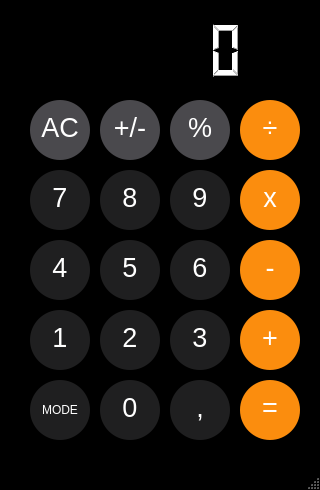
<?xml version="1.0" encoding="UTF-8"?>
<ui version="4.0">
 <class>MainWindow</class>
 <widget class="QMainWindow" name="MainWindow">
  <property name="geometry">
   <rect>
    <x>0</x>
    <y>0</y>
    <width>320</width>
    <height>490</height>
   </rect>
  </property>
  <property name="sizePolicy">
   <sizepolicy hsizetype="Fixed" vsizetype="Fixed">
    <horstretch>0</horstretch>
    <verstretch>0</verstretch>
   </sizepolicy>
  </property>
  <property name="minimumSize">
   <size>
    <width>320</width>
    <height>490</height>
   </size>
  </property>
  <property name="maximumSize">
   <size>
    <width>320</width>
    <height>490</height>
   </size>
  </property>
  <property name="cursor">
   <cursorShape>ArrowCursor</cursorShape>
  </property>
  <property name="windowTitle">
   <string>MainWindow</string>
  </property>
  <property name="windowIcon">
   <iconset>
    <normaloff>../icon.png</normaloff>../icon.png</iconset>
  </property>
  <property name="styleSheet">
   <string notr="true">QMainWindow {
background-color:rgb(0, 0, 0);
color:rgb(0,0,0);
}
</string>
  </property>
  <widget class="QWidget" name="centralwidget">
   <widget class="QWidget" name="gridLayoutWidget">
    <property name="geometry">
     <rect>
      <x>20</x>
      <y>100</y>
      <width>291</width>
      <height>342</height>
     </rect>
    </property>
    <layout class="QGridLayout" name="gridLayout">
     <property name="horizontalSpacing">
      <number>0</number>
     </property>
     <property name="verticalSpacing">
      <number>10</number>
     </property>
     <item row="3" column="4">
      <widget class="QPushButton" name="btn_add">
       <property name="minimumSize">
        <size>
         <width>60</width>
         <height>60</height>
        </size>
       </property>
       <property name="maximumSize">
        <size>
         <width>60</width>
         <height>60</height>
        </size>
       </property>
       <property name="styleSheet">
        <string notr="true">QPushButton {
border:none;
background-color: rgb(251, 141, 14);
color: rgb(255, 255, 255);
font:20pt;
border-radius: 30px;
padding-top: -5px;
}

QPushButton:hover {
background-color: rgb(244, 183, 119);
}</string>
       </property>
       <property name="text">
        <string>+</string>
       </property>
      </widget>
     </item>
     <item row="2" column="2">
      <widget class="QPushButton" name="btn_6">
       <property name="minimumSize">
        <size>
         <width>60</width>
         <height>60</height>
        </size>
       </property>
       <property name="maximumSize">
        <size>
         <width>60</width>
         <height>60</height>
        </size>
       </property>
       <property name="styleSheet">
        <string notr="true">QPushButton {
border:none;
background-color: rgb(31, 31, 32);
color: rgb(255, 255, 255);
font:20pt;
border-radius: 30px;
padding-top: -5px;
}

QPushButton:hover {
background-color: rgb(95, 95, 95);
}</string>
       </property>
       <property name="text">
        <string>6</string>
       </property>
      </widget>
     </item>
     <item row="2" column="4">
      <widget class="QPushButton" name="btn_subtract">
       <property name="sizePolicy">
        <sizepolicy hsizetype="Minimum" vsizetype="Fixed">
         <horstretch>0</horstretch>
         <verstretch>0</verstretch>
        </sizepolicy>
       </property>
       <property name="minimumSize">
        <size>
         <width>60</width>
         <height>60</height>
        </size>
       </property>
       <property name="maximumSize">
        <size>
         <width>60</width>
         <height>60</height>
        </size>
       </property>
       <property name="styleSheet">
        <string notr="true">QPushButton {
border:none;
background-color: rgb(251, 141, 14);
color: rgb(255, 255, 255);
font:20pt;
border-radius: 30px;
padding-top: -5px;
}

QPushButton:hover {
background-color: rgb(244, 183, 119);
}</string>
       </property>
       <property name="text">
        <string>-</string>
       </property>
      </widget>
     </item>
     <item row="0" column="4">
      <widget class="QPushButton" name="btn_div">
       <property name="minimumSize">
        <size>
         <width>60</width>
         <height>60</height>
        </size>
       </property>
       <property name="maximumSize">
        <size>
         <width>60</width>
         <height>60</height>
        </size>
       </property>
       <property name="styleSheet">
        <string notr="true">QPushButton {
border:none;
background-color: rgb(251, 141, 14);
color: rgb(255, 255, 255);
font:20pt;
border-radius: 30px;
padding-top: -5px;
}

QPushButton:hover {
background-color: rgb(244, 183, 119);
}</string>
       </property>
       <property name="text">
        <string>÷</string>
       </property>
      </widget>
     </item>
     <item row="4" column="2">
      <widget class="QPushButton" name="btn_comma">
       <property name="minimumSize">
        <size>
         <width>60</width>
         <height>60</height>
        </size>
       </property>
       <property name="maximumSize">
        <size>
         <width>60</width>
         <height>60</height>
        </size>
       </property>
       <property name="styleSheet">
        <string notr="true">QPushButton {
border:none;
background-color: rgb(31, 31, 32);
color: rgb(255, 255, 255);
font:20pt;
border-radius: 30px;
padding-top: -5px;
}

QPushButton:hover {
background-color: rgb(95, 95, 95);
}</string>
       </property>
       <property name="text">
        <string>,</string>
       </property>
      </widget>
     </item>
     <item row="2" column="1">
      <widget class="QPushButton" name="btn_5">
       <property name="minimumSize">
        <size>
         <width>60</width>
         <height>60</height>
        </size>
       </property>
       <property name="maximumSize">
        <size>
         <width>60</width>
         <height>60</height>
        </size>
       </property>
       <property name="styleSheet">
        <string notr="true">QPushButton {
border:none;
background-color: rgb(31, 31, 32);
color: rgb(255, 255, 255);
font:20pt;
border-radius: 30px;
padding-top: -5px;
}

QPushButton:hover {
background-color: rgb(95, 95, 95);
}</string>
       </property>
       <property name="text">
        <string>5</string>
       </property>
      </widget>
     </item>
     <item row="1" column="4">
      <widget class="QPushButton" name="btn_multiply">
       <property name="minimumSize">
        <size>
         <width>60</width>
         <height>60</height>
        </size>
       </property>
       <property name="maximumSize">
        <size>
         <width>60</width>
         <height>60</height>
        </size>
       </property>
       <property name="styleSheet">
        <string notr="true">QPushButton {
border:none;
background-color: rgb(251, 141, 14);
color: rgb(255, 255, 255);
font:20pt;
border-radius: 30px;
padding-top: -5px;
}

QPushButton:hover {
background-color: rgb(244, 183, 119);
}</string>
       </property>
       <property name="text">
        <string>x</string>
       </property>
      </widget>
     </item>
     <item row="4" column="0">
      <widget class="QPushButton" name="btn_mode">
       <property name="minimumSize">
        <size>
         <width>60</width>
         <height>60</height>
        </size>
       </property>
       <property name="maximumSize">
        <size>
         <width>60</width>
         <height>60</height>
        </size>
       </property>
       <property name="styleSheet">
        <string notr="true">QPushButton {
border:none;
background-color: rgb(31, 31, 32);
color: rgb(255, 255, 255);
border-radius: 30px;
}

QPushButton:hover {
background-color: rgb(95, 95, 95);
}</string>
       </property>
       <property name="text">
        <string>MODE</string>
       </property>
      </widget>
     </item>
     <item row="3" column="0">
      <widget class="QPushButton" name="btn_1">
       <property name="sizePolicy">
        <sizepolicy hsizetype="Minimum" vsizetype="Fixed">
         <horstretch>0</horstretch>
         <verstretch>0</verstretch>
        </sizepolicy>
       </property>
       <property name="minimumSize">
        <size>
         <width>60</width>
         <height>60</height>
        </size>
       </property>
       <property name="maximumSize">
        <size>
         <width>60</width>
         <height>60</height>
        </size>
       </property>
       <property name="styleSheet">
        <string notr="true">QPushButton {
border:none;
background-color: rgb(31, 31, 32);
color: rgb(255, 255, 255);
font:20pt;
border-radius: 30px;
padding-top: -5px;
}

QPushButton:hover {
background-color: rgb(95, 95, 95);
}</string>
       </property>
       <property name="text">
        <string>1</string>
       </property>
      </widget>
     </item>
     <item row="0" column="1">
      <widget class="QPushButton" name="btn_pm">
       <property name="minimumSize">
        <size>
         <width>60</width>
         <height>60</height>
        </size>
       </property>
       <property name="maximumSize">
        <size>
         <width>60</width>
         <height>60</height>
        </size>
       </property>
       <property name="styleSheet">
        <string notr="true">QPushButton {
border:none;
background-color: rgb(74, 73, 77);
color: rgb(255, 255, 255);
font:20pt;
border-radius: 30px;
padding-top: -5px;
}

QPushButton:hover {
background-color: rgb(121, 121, 121);
}</string>
       </property>
       <property name="text">
        <string>+/-</string>
       </property>
      </widget>
     </item>
     <item row="0" column="0">
      <widget class="QPushButton" name="btn_AC">
       <property name="enabled">
        <bool>true</bool>
       </property>
       <property name="sizePolicy">
        <sizepolicy hsizetype="Fixed" vsizetype="Fixed">
         <horstretch>0</horstretch>
         <verstretch>0</verstretch>
        </sizepolicy>
       </property>
       <property name="minimumSize">
        <size>
         <width>50</width>
         <height>60</height>
        </size>
       </property>
       <property name="maximumSize">
        <size>
         <width>60</width>
         <height>60</height>
        </size>
       </property>
       <property name="styleSheet">
        <string notr="true">QPushButton {
border:none;
border-radius:40px;
background-color: rgb(74, 73, 77);
color: rgb(255, 255, 255);
font:20pt;
border-radius: 30px;
padding-top: -5px;
}

QPushButton:hover {
background-color: rgb(121, 121, 121);
}</string>
       </property>
       <property name="text">
        <string>AC</string>
       </property>
      </widget>
     </item>
     <item row="1" column="0">
      <widget class="QPushButton" name="btn_7">
       <property name="minimumSize">
        <size>
         <width>60</width>
         <height>60</height>
        </size>
       </property>
       <property name="maximumSize">
        <size>
         <width>60</width>
         <height>60</height>
        </size>
       </property>
       <property name="styleSheet">
        <string notr="true">QPushButton {
border:none;
background-color: rgb(31, 31, 32);
color: rgb(255, 255, 255);
font:20pt;
border-radius: 30px;
padding-top: -5px;
}

QPushButton:hover {
background-color: rgb(95, 95, 95);
}</string>
       </property>
       <property name="text">
        <string>7</string>
       </property>
      </widget>
     </item>
     <item row="2" column="0">
      <widget class="QPushButton" name="btn_4">
       <property name="minimumSize">
        <size>
         <width>60</width>
         <height>60</height>
        </size>
       </property>
       <property name="maximumSize">
        <size>
         <width>60</width>
         <height>60</height>
        </size>
       </property>
       <property name="styleSheet">
        <string notr="true">QPushButton {
border:none;
background-color: rgb(31, 31, 32);
color: rgb(255, 255, 255);
font:20pt;
border-radius: 30px;
padding-top: -5px;
}

QPushButton:hover {
background-color: rgb(95, 95, 95);
}</string>
       </property>
       <property name="text">
        <string>4</string>
       </property>
      </widget>
     </item>
     <item row="4" column="4">
      <widget class="QPushButton" name="btn_equals">
       <property name="minimumSize">
        <size>
         <width>60</width>
         <height>60</height>
        </size>
       </property>
       <property name="maximumSize">
        <size>
         <width>60</width>
         <height>60</height>
        </size>
       </property>
       <property name="styleSheet">
        <string notr="true">QPushButton {
border:none;
background-color: rgb(251, 141, 14);
color: rgb(255, 255, 255);
font:20pt;
border-radius: 30px;
padding-top: -5px;
}

QPushButton:hover {
background-color: rgb(244, 183, 119);
}</string>
       </property>
       <property name="text">
        <string>=</string>
       </property>
      </widget>
     </item>
     <item row="1" column="2">
      <widget class="QPushButton" name="btn_9">
       <property name="minimumSize">
        <size>
         <width>60</width>
         <height>60</height>
        </size>
       </property>
       <property name="maximumSize">
        <size>
         <width>60</width>
         <height>60</height>
        </size>
       </property>
       <property name="styleSheet">
        <string notr="true">QPushButton {
border:none;
background-color: rgb(31, 31, 32);
color: rgb(255, 255, 255);
font:20pt;
border-radius: 30px;
padding-top: -5px;
}

QPushButton:hover {
background-color: rgb(95, 95, 95);
}</string>
       </property>
       <property name="text">
        <string>9</string>
       </property>
      </widget>
     </item>
     <item row="4" column="1">
      <widget class="QPushButton" name="btn_0">
       <property name="minimumSize">
        <size>
         <width>60</width>
         <height>60</height>
        </size>
       </property>
       <property name="maximumSize">
        <size>
         <width>60</width>
         <height>60</height>
        </size>
       </property>
       <property name="styleSheet">
        <string notr="true">QPushButton {
border:none;
background-color: rgb(31, 31, 32);
color: rgb(255, 255, 255);
font:20pt;
border-radius: 30px;
padding-top: -5px;
}

QPushButton:hover {
background-color: rgb(95, 95, 95);
}</string>
       </property>
       <property name="text">
        <string>0</string>
       </property>
      </widget>
     </item>
     <item row="0" column="2">
      <widget class="QPushButton" name="btn_percent">
       <property name="minimumSize">
        <size>
         <width>60</width>
         <height>60</height>
        </size>
       </property>
       <property name="maximumSize">
        <size>
         <width>60</width>
         <height>60</height>
        </size>
       </property>
       <property name="styleSheet">
        <string notr="true">QPushButton {
border:none;
background-color: rgb(74, 73, 77);
color: rgb(255, 255, 255);
font:20pt;
border-radius: 30px;
padding-top: -5px;
}

QPushButton:hover {
background-color: rgb(121, 121, 121);
}</string>
       </property>
       <property name="text">
        <string>%</string>
       </property>
      </widget>
     </item>
     <item row="3" column="1">
      <widget class="QPushButton" name="btn_2">
       <property name="minimumSize">
        <size>
         <width>60</width>
         <height>60</height>
        </size>
       </property>
       <property name="maximumSize">
        <size>
         <width>60</width>
         <height>60</height>
        </size>
       </property>
       <property name="styleSheet">
        <string notr="true">QPushButton {
border:none;
background-color: rgb(31, 31, 32);
color: rgb(255, 255, 255);
font:20pt;
border-radius: 30px;
padding-top: -5px;
}

QPushButton:hover {
background-color: rgb(95, 95, 95);
}</string>
       </property>
       <property name="text">
        <string>2</string>
       </property>
      </widget>
     </item>
     <item row="3" column="2">
      <widget class="QPushButton" name="btn_3">
       <property name="minimumSize">
        <size>
         <width>60</width>
         <height>60</height>
        </size>
       </property>
       <property name="maximumSize">
        <size>
         <width>60</width>
         <height>60</height>
        </size>
       </property>
       <property name="styleSheet">
        <string notr="true">QPushButton {
border:none;
background-color: rgb(31, 31, 32);
color: rgb(255, 255, 255);
font:20pt;
border-radius: 30px;
padding-top: -5px;
}

QPushButton:hover {
background-color: rgb(95, 95, 95);
}</string>
       </property>
       <property name="text">
        <string>3</string>
       </property>
      </widget>
     </item>
     <item row="1" column="1">
      <widget class="QPushButton" name="btn_8">
       <property name="minimumSize">
        <size>
         <width>60</width>
         <height>60</height>
        </size>
       </property>
       <property name="maximumSize">
        <size>
         <width>60</width>
         <height>60</height>
        </size>
       </property>
       <property name="styleSheet">
        <string notr="true">QPushButton {
border:none;
background-color: rgb(31, 31, 32);
color: rgb(255, 255, 255);
font:20pt;
border-radius: 30px;
padding-top: -5px;
}

QPushButton:hover {
background-color: rgb(95, 95, 95);
}</string>
       </property>
       <property name="text">
        <string>8</string>
       </property>
      </widget>
     </item>
    </layout>
   </widget>
   <widget class="QLCDNumber" name="display">
    <property name="geometry">
     <rect>
      <x>0</x>
      <y>20</y>
      <width>331</width>
      <height>61</height>
     </rect>
    </property>
    <property name="styleSheet">
     <string notr="true">border-color: rgb(0, 0, 0);
background-color: rgb(0, 0, 0);
color: rgb(255, 255, 255);</string>
    </property>
   </widget>
  </widget>
  <widget class="QMenuBar" name="menubar">
   <property name="geometry">
    <rect>
     <x>0</x>
     <y>0</y>
     <width>320</width>
     <height>22</height>
    </rect>
   </property>
  </widget>
  <widget class="QStatusBar" name="statusbar"/>
 </widget>
 <resources/>
 <connections/>
</ui>
